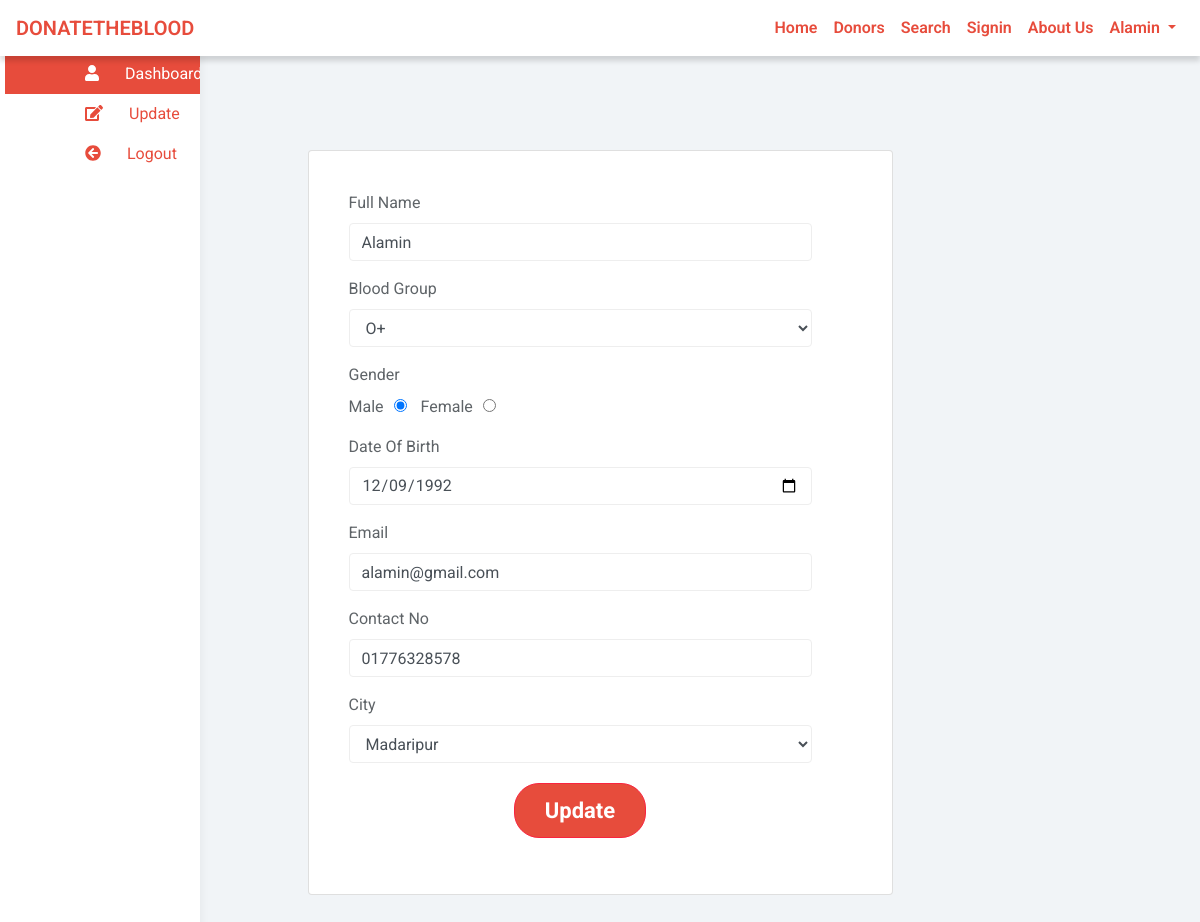
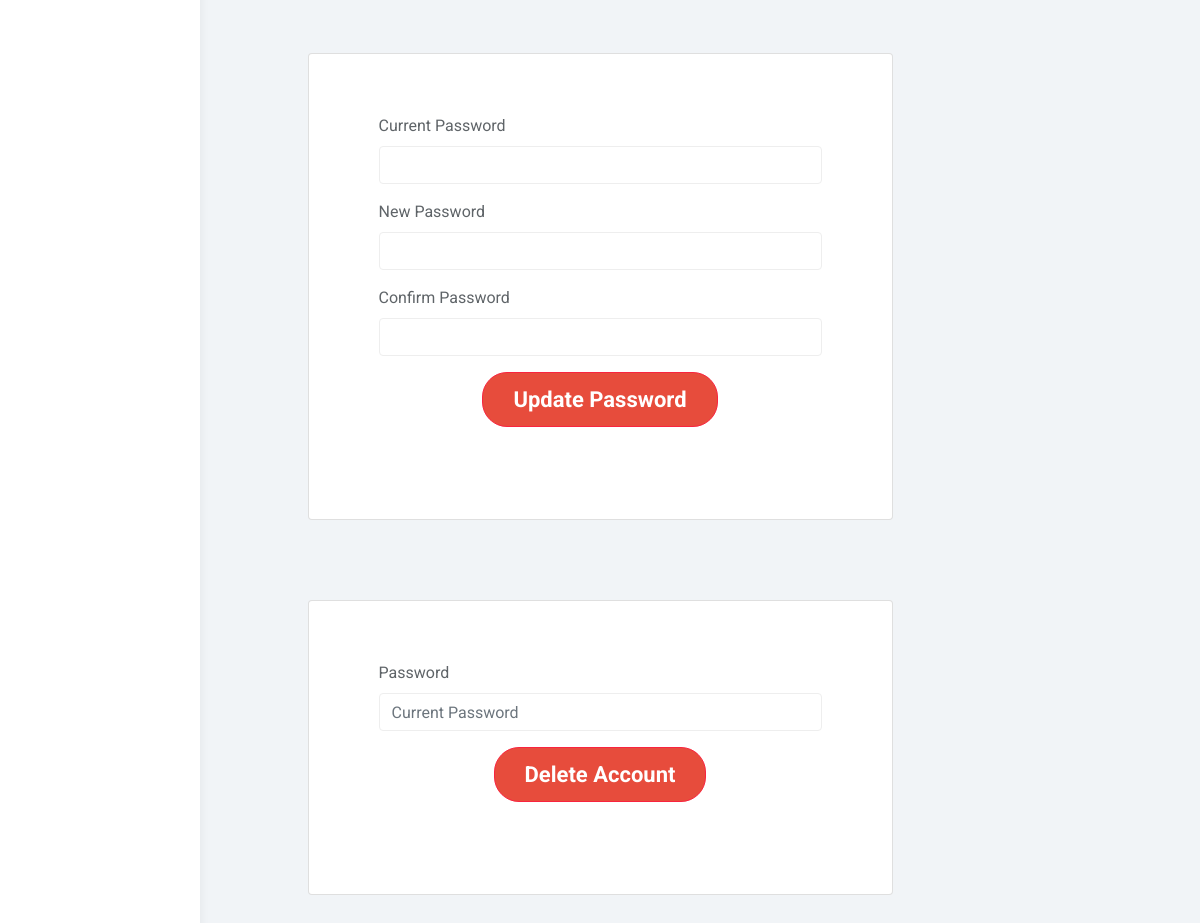
Page /user/update.php (signed in) on the committed database (2 pictures, top to bottom).
### tables this page shows
CREATE TABLE `tbl_donor` (
  `donor_id` int(11) NOT NULL,
  `donor_name` varchar(50) NOT NULL,
  `gender` varchar(10) NOT NULL,
  `blood_group` varchar(10) NOT NULL,
  `email_address` varchar(50) NOT NULL,
  `city` varchar(50) NOT NULL,
  `dob` date NOT NULL,
  `contact_no` varchar(16) NOT NULL,
  `safe_life_date` varchar(20) NOT NULL,
  `password` varchar(200) NOT NULL
);

### user/update.php (the view, shortened to what this page needs)
<?php
include 'include/header.php';
if (isset($_SESSION['user_id']) && !empty($_SESSION['user_id'])) {
                ?>
                <?php
    $sql = "SELECT * FROM tbl_donor WHERE donor_id=" . $_SESSION['user_id'];
    $result = mysqli_query($connection, $sql);
    if (mysqli_num_rows($result) > 0) {
        while ($row = mysqli_fetch_assoc($result)) {
            $name = $row['donor_name'];
            $blood_group = $row['blood_group'];
            $date = $row['dob'];
            $check_email = $row['email_address'];
            $contact = $row['contact_no'];
            $city = $row['city'];
        }
    }
                ?>
                <?php
    include 'include/sidebar.php';
    ?>
    <div class="container" style="padding: 60px 0;">
        <div class="row">
            <div class=" card col-md-6 offset-md-3">
                <div class="panel panel-default" style="padding: 20px;">
                    <form class="form-group" action="" method="post">
                        <div class="form-group">
                            <label for="fullname">Full Name</label>
                            <input type="text" name="donor_name" id="fullname" placeholder="Full Name" required pattern="[A-Za-z/\s]+" title="Only lower and upper case and space" class="form-control" value="<?php if (isset($name)) echo $name; ?>" >
                        </div>
                        <div class="form-group">
                            <label for="blood_group">Blood Group</label><br>
                            <select class="form-control demo-default" id="blood_group" name="blood_group" required>
                                <?php if (isset($blood_group)) echo '<option selected="" value="' . $blood_group . '">' . $blood_group . '</option>'; ?>
                            </select>
                        </div>
                        <div class="form-group">
                            <label for="gender">Gender</label><br>
                            Male<input type="radio" name="gender" id="gender" value="Male" style="margin-left:10px; margin-right:10px;" checked>
                            Female<input type="radio" name="gender" id="gender" value="Female" style="margin-left:10px;">
                        </div>
                        <div class="form-group">
                            <label for="dob">Date Of Birth</label>
                            <input type="Date" name="dob" id="dob" class="form-control" value="<?php if (isset($date)) echo $date; ?>">
                        </div>
                        <div class="form-group">
                            <label for="email">Email</label>
                            <input type="email" name="email_address" id="email" placeholder="Email" pattern="[a-z0-9._%+-]+@[a-z0-9.-]+\.[a-z]{2,4}$" title="Please write correct email" class="form-control" value="<?php if (isset($check_email)) echo $check_email; ?>">
                        </div>
                        <div class="form-group">
                            <label for="contact_no">Contact No</label>
                            <input type="number" name="contact_no" placeholder="+880***** " class="form-control" required pattern="^\d{11}$" title="11 numeric characters only" maxlength="11" value="<?php if (isset($contact)) echo $contact; ?>">
                        </div>
                        <div class="form-group">
                            <label for="city">City</label>
                            <select name="city" id="city" class="form-control demo-default" required>
                                <option value="" active>-- Select --</option><?php if (isset($city)) echo '<option selected="" value="' . $city . '">' . $city . '</option>'; ?>
                                </select>
                        </div>
                        <div class="form-group">
                            <button id="submit" name="btn" type="submit" class="btn btn-lg btn-danger center-aligned" style="margin-top: 20px;">Update</button>
                        </div>
                    </form>
                </div>
            </div>
            <div class="card col-md-6 offset-md-3">
                <div class="panel panel-default" style="padding: 20px;">
                    <form action="" method="post" class="form-group form-container" >
                        <div class="form-group">
                            <label for="oldpassword">Current Password</label>
                            <input type="password" required name="old_password" class="form-control">
                        </div>
                        <div class="form-group">
                            <label for="newpassword">New Password</label>
                            <input type="password" required name="new_password" class="form-control">
                        </div>
                        <div class="form-group">
                            <label for="c_password">Confirm Password</label>
                            <input type="password" required name="c_password" class="form-control">
                        </div>
                        <div class="form-group">
                            <button class="btn btn-lg btn-danger center-aligned" type="submit" name="update_pass">Update Password</button>
                        </div>
                    </form>
                </div>
            </div>
            <div class="card col-md-6 offset-md-3">
                <div class="panel panel-default" style="padding: 20px;">
                    <form action="" method="post" class="form-group form-container" >
                        <div class="form-group">
                            <label for="oldpassword">Password</label>
                            <input type="password" required name="account_password" placeholder="Current Password" class="form-control">
                        </div>
                        <div class="form-group">
                            <button class="btn btn-lg btn-danger center-aligned" type="submit" name="delete_account">Delete Account</button>
                        </div>
                    </form>
                </div>
            </div>
        </div>
    </div>
    <?php
}else {
    header("location: ../index.php");
}
include 'include/footer.php';
?>

### css/custom.css (style rules this page uses)
@media (min-width: 768px) { .form-group { text-align: center; } }
.form-group { padding-right: 20px; }
.btn-danger { background-color: #e74c3c; border-radius: 25px; padding: 10px 30px; font-size: 22px; font-weight: 700; }
.center-aligned { display: table; margin: 0 auto; }
.card { width: 350px; padding: 20px; margin-top: 40px; margin-bottom: 40px; }

### css/styles.css (style rules this page uses)
.form-control { border: 1px solid #eee; box-shadow: none; }
.btn-danger, .btn-danger:hover, .btn-danger:focus, .btn-danger:active, .btn-danger.active, .open > .dropdown-toggle.btn-danger, .btn-danger.disabled, .btn-danger[disabled], fieldset[disabled] .btn-danger, .btn-danger.disabled:hover, .btn-danger[disabled]:hover, fieldset[disabled] .btn-danger:hover, .btn-danger.disabled:focus, .btn-danger[disabled]:focus, fieldset[disabled] .btn-danger:focus, .btn-danger.disabled:active, .btn-danger[disabled]:active, fieldset[disabled] .btn-danger:active, .btn-danger.disabled.active, .btn-danger[disabled].active, fieldset[disabled] .btn-danger.active { background-color: #f9243f; border-color: #f9243f; }
.panel { border: 0; }
.btn-danger { background-color: #e74c3c; border-radius: 25px; padding: 10px 30px; font-size: 22px; font-weight: 700; }
.center-aligned { display: table; margin: 0 auto; }

### user/update.php (style rules this page uses)
.form-group { text-align: left; }
.form-container { padding: 20px 10px 20px 30px; }

### rows in the picture
tbl_donor: donor_name "Alamin", blood_group "O+", dob "12/09/1992", email_address "alamin@gmail.com", contact_no "01776328578", city "Madaripur"

### other values in the picture
$_SESSION['donor_name'] "Alamin"
